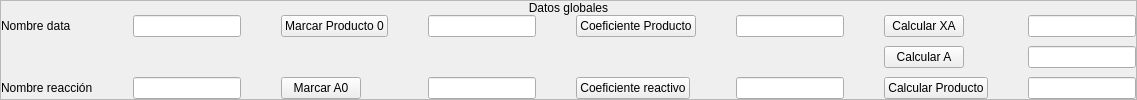
       <widget class="QFrame" name="frame">
        <property name="maximumSize">
         <size>
          <width>16777215</width>
          <height>100</height>
         </size>
        </property>
        <property name="frameShape">
         <enum>QFrame::StyledPanel</enum>
        </property>
        <property name="frameShadow">
         <enum>QFrame::Raised</enum>
        </property>
        <layout class="QVBoxLayout" name="verticalLayout">
         <property name="spacing">
          <number>0</number>
         </property>
         <property name="leftMargin">
          <number>0</number>
         </property>
         <property name="topMargin">
          <number>0</number>
         </property>
         <property name="rightMargin">
          <number>0</number>
         </property>
         <property name="bottomMargin">
          <number>0</number>
         </property>
         <item>
          <widget class="QLabel" name="titulo_label">
           <property name="maximumSize">
            <size>
             <width>16777215</width>
             <height>60</height>
            </size>
           </property>
           <property name="text">
            <string>Datos globales</string>
           </property>
           <property name="alignment">
            <set>Qt::AlignCenter</set>
           </property>
          </widget>
         </item>
         <item>
          <layout class="QHBoxLayout" name="horizontalLayout_8">
           <property name="spacing">
            <number>0</number>
           </property>
           <item>
            <layout class="QVBoxLayout" name="verticalLayout_1">
             <property name="spacing">
              <number>0</number>
             </property>
             <item>
              <layout class="QHBoxLayout" name="horizontalLayout_10">
               <property name="spacing">
                <number>0</number>
               </property>
               <item>
                <widget class="QLabel" name="label_21">
                 <property name="text">
                  <string>Nombre data</string>
                 </property>
                </widget>
               </item>
               <item>
                <spacer name="horizontalSpacer_21">
                 <property name="orientation">
                  <enum>Qt::Horizontal</enum>
                 </property>
                 <property name="sizeHint" stdset="0">
                  <size>
                   <width>40</width>
                   <height>20</height>
                  </size>
                 </property>
                </spacer>
               </item>
               <item>
                <widget class="QLineEdit" name="nombre_data_general_edit">
                 <property name="text">
                  <string/>
                 </property>
                </widget>
               </item>
              </layout>
             </item>
             <item>
              <spacer name="verticalSpacer_5">
               <property name="orientation">
                <enum>Qt::Vertical</enum>
               </property>
               <property name="sizeHint" stdset="0">
                <size>
                 <width>20</width>
                 <height>40</height>
                </size>
               </property>
              </spacer>
             </item>
             <item>
              <layout class="QHBoxLayout" name="horizontalLayout_22">
               <property name="spacing">
                <number>0</number>
               </property>
               <item>
                <widget class="QLabel" name="label_33">
                 <property name="text">
                  <string>Nombre reacción</string>
                 </property>
                </widget>
               </item>
               <item>
                <spacer name="horizontalSpacer_22">
                 <property name="orientation">
                  <enum>Qt::Horizontal</enum>
                 </property>
                 <property name="sizeHint" stdset="0">
                  <size>
                   <width>40</width>
                   <height>20</height>
                  </size>
                 </property>
                </spacer>
               </item>
               <item>
                <widget class="QLineEdit" name="nombre_reaccion_general_edit"/>
               </item>
              </layout>
             </item>
            </layout>
           </item>
           <item>
            <spacer name="horizontalSpacer_8">
             <property name="orientation">
              <enum>Qt::Horizontal</enum>
             </property>
             <property name="sizeHint" stdset="0">
              <size>
               <width>40</width>
               <height>20</height>
              </size>
             </property>
            </spacer>
           </item>
           <item>
            <layout class="QVBoxLayout" name="verticalLayout_2">
             <property name="spacing">
              <number>0</number>
             </property>
             <item>
              <layout class="QHBoxLayout" name="horizontalLayout">
               <property name="spacing">
                <number>0</number>
               </property>
               <item>
                <widget class="QPushButton" name="marcar_producto0_btn">
                 <property name="text">
                  <string>Marcar Producto 0</string>
                 </property>
                </widget>
               </item>
               <item>
                <spacer name="horizontalSpacer">
                 <property name="orientation">
                  <enum>Qt::Horizontal</enum>
                 </property>
                 <property name="sizeHint" stdset="0">
                  <size>
                   <width>40</width>
                   <height>20</height>
                  </size>
                 </property>
                </spacer>
               </item>
               <item>
                <widget class="QLineEdit" name="concentracion_producto_edit"/>
               </item>
              </layout>
             </item>
             <item>
              <spacer name="verticalSpacer">
               <property name="orientation">
                <enum>Qt::Vertical</enum>
               </property>
               <property name="sizeHint" stdset="0">
                <size>
                 <width>20</width>
                 <height>40</height>
                </size>
               </property>
              </spacer>
             </item>
             <item>
              <layout class="QHBoxLayout" name="horizontalLayout_2">
               <property name="spacing">
                <number>0</number>
               </property>
               <item>
                <widget class="QPushButton" name="marcar_a0_btn">
                 <property name="text">
                  <string>Marcar A0</string>
                 </property>
                </widget>
               </item>
               <item>
                <spacer name="horizontalSpacer_2">
                 <property name="orientation">
                  <enum>Qt::Horizontal</enum>
                 </property>
                 <property name="sizeHint" stdset="0">
                  <size>
                   <width>40</width>
                   <height>20</height>
                  </size>
                 </property>
                </spacer>
               </item>
               <item>
                <widget class="QLineEdit" name="concentracion_reactivo_limitante_edit"/>
               </item>
              </layout>
             </item>
            </layout>
           </item>
           <item>
            <spacer name="horizontalSpacer_9">
             <property name="orientation">
              <enum>Qt::Horizontal</enum>
             </property>
             <property name="sizeHint" stdset="0">
              <size>
               <width>40</width>
               <height>20</height>
              </size>
             </property>
            </spacer>
           </item>
           <item>
            <layout class="QVBoxLayout" name="verticalLayout_3">
             <property name="spacing">
              <number>0</number>
             </property>
             <item>
              <layout class="QHBoxLayout" name="horizontalLayout_3">
               <property name="spacing">
                <number>0</number>
               </property>
               <item>
                <widget class="QPushButton" name="marcar_coeficiente_producto_btn">
                 <property name="text">
                  <string>Coeficiente Producto</string>
                 </property>
                </widget>
               </item>
               <item>
                <spacer name="horizontalSpacer_3">
                 <property name="orientation">
                  <enum>Qt::Horizontal</enum>
                 </property>
                 <property name="sizeHint" stdset="0">
                  <size>
                   <width>40</width>
                   <height>20</height>
                  </size>
                 </property>
                </spacer>
               </item>
               <item>
                <widget class="QLineEdit" name="coeficiente_estequiometrico_producto_edit"/>
               </item>
              </layout>
             </item>
             <item>
              <spacer name="verticalSpacer_2">
               <property name="orientation">
                <enum>Qt::Vertical</enum>
               </property>
               <property name="sizeHint" stdset="0">
                <size>
                 <width>20</width>
                 <height>40</height>
                </size>
               </property>
              </spacer>
             </item>
             <item>
              <layout class="QHBoxLayout" name="horizontalLayout_4">
               <property name="spacing">
                <number>0</number>
               </property>
               <item>
                <widget class="QPushButton" name="marcar_coeficiente_reactivo_btn">
                 <property name="text">
                  <string>Coeficiente reactivo</string>
                 </property>
                </widget>
               </item>
               <item>
                <spacer name="horizontalSpacer_4">
                 <property name="orientation">
                  <enum>Qt::Horizontal</enum>
                 </property>
                 <property name="sizeHint" stdset="0">
                  <size>
                   <width>40</width>
                   <height>20</height>
                  </size>
                 </property>
                </spacer>
               </item>
               <item>
                <widget class="QLineEdit" name="coeficiente_estequiometrico_reactivo_edit"/>
               </item>
              </layout>
             </item>
            </layout>
           </item>
           <item>
            <spacer name="horizontalSpacer_10">
             <property name="orientation">
              <enum>Qt::Horizontal</enum>
             </property>
             <property name="sizeHint" stdset="0">
              <size>
               <width>40</width>
               <height>20</height>
              </size>
             </property>
            </spacer>
           </item>
           <item>
            <layout class="QVBoxLayout" name="verticalLayout_4">
             <property name="spacing">
              <number>0</number>
             </property>
             <item>
              <layout class="QHBoxLayout" name="horizontalLayout_5">
               <property name="spacing">
                <number>0</number>
               </property>
               <item>
                <widget class="QPushButton" name="calcular_xa">
                 <property name="text">
                  <string>Calcular XA</string>
                 </property>
                </widget>
               </item>
               <item>
                <spacer name="horizontalSpacer_5">
                 <property name="orientation">
                  <enum>Qt::Horizontal</enum>
                 </property>
                 <property name="sizeHint" stdset="0">
                  <size>
                   <width>40</width>
                   <height>20</height>
                  </size>
                 </property>
                </spacer>
               </item>
               <item>
                <widget class="QLineEdit" name="conversion_reactivo_limitante_dc_edit_2"/>
               </item>
              </layout>
             </item>
             <item>
              <spacer name="verticalSpacer_3">
               <property name="orientation">
                <enum>Qt::Vertical</enum>
               </property>
               <property name="sizeHint" stdset="0">
                <size>
                 <width>20</width>
                 <height>40</height>
                </size>
               </property>
              </spacer>
             </item>
             <item>
              <layout class="QHBoxLayout" name="horizontalLayout_6">
               <property name="spacing">
                <number>0</number>
               </property>
               <item>
                <widget class="QPushButton" name="calcular_a">
                 <property name="text">
                  <string>Calcular A</string>
                 </property>
                </widget>
               </item>
               <item>
                <spacer name="horizontalSpacer_6">
                 <property name="orientation">
                  <enum>Qt::Horizontal</enum>
                 </property>
                 <property name="sizeHint" stdset="0">
                  <size>
                   <width>40</width>
                   <height>20</height>
                  </size>
                 </property>
                </spacer>
               </item>
               <item>
                <widget class="QLineEdit" name="concentracion_reactivo_limitante_calculo"/>
               </item>
              </layout>
             </item>
             <item>
              <spacer name="verticalSpacer_4">
               <property name="orientation">
                <enum>Qt::Vertical</enum>
               </property>
               <property name="sizeHint" stdset="0">
                <size>
                 <width>20</width>
                 <height>40</height>
                </size>
               </property>
              </spacer>
             </item>
             <item>
              <layout class="QHBoxLayout" name="horizontalLayout_7">
               <property name="spacing">
                <number>0</number>
               </property>
               <item>
                <widget class="QPushButton" name="calcular_producto">
                 <property name="text">
                  <string>Calcular Producto</string>
                 </property>
                </widget>
               </item>
               <item>
                <spacer name="horizontalSpacer_7">
                 <property name="orientation">
                  <enum>Qt::Horizontal</enum>
                 </property>
                 <property name="sizeHint" stdset="0">
                  <size>
                   <width>40</width>
                   <height>20</height>
                  </size>
                 </property>
                </spacer>
               </item>
               <item>
                <widget class="QLineEdit" name="concentracion_producto_calculo_edit"/>
               </item>
              </layout>
             </item>
            </layout>
           </item>
          </layout>
         </item>
        </layout>
       </widget>
